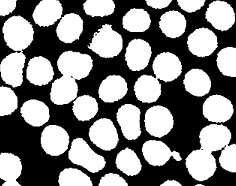
#> input picture erosion and dilotation/imgs/1.png, 236 x 186 px, found by its file name; its folder holds only this picture in this run
$ python main.py
#> lines starting #> are read from the running program, lines starting #| are printed output that depends on the picture; after the words box and inside, x2 and y2 are one past the last pixel; in counts of white or black regions, pixels touching at a corner belong together
#> the answer given: imgs/1.png
import cv2
import numpy as np
import os


def erode(image, kernel_size=10):
    pad_size = kernel_size // 2
    image_padded = np.pad(image, pad_width=pad_size, mode="constant", constant_values=0)
    eroded_image = np.zeros_like(image)

    for i in range(image.shape[0]):
        for j in range(image.shape[1]):
            region = image_padded[i: i + kernel_size, j: j + kernel_size]
            eroded_image[i, j] = 255 if np.all(region == 255) else 0

    return eroded_image


def dilate(image, kernel_size=10):
    pad_size = kernel_size // 2
    image_padded = np.pad(image, pad_width=pad_size, mode="constant", constant_values=0)
    dilated_image = np.zeros_like(image)

    for i in range(image.shape[0]):
        for j in range(image.shape[1]):
            region = image_padded[i: i + kernel_size, j: j + kernel_size]
            dilated_image[i, j] = 255 if np.any(region == 255) else 0

    return dilated_image


def process_image(image_path):
#> called with image_path = 'imgs/imgs/1.png'
    img = cv2.imread(image_path, cv2.IMREAD_GRAYSCALE)
#> img is the input picture: shape (186, 236); min 0, max 255, mean 133.6
    img_name = os.path.basename(image_path).split(".")[0]

    if img is None:
        raise ValueError("Нет изображения в папке с таким названием")

    _, binary = cv2.threshold(img, 128, 255, cv2.THRESH_BINARY)
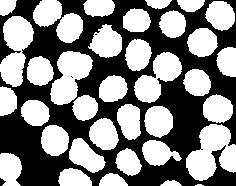
#> binary: shape (186, 236); 51.9% white; 4 black regions (2 under 20 px), largest, box (x1, y1, x2, y2) and area: (0, 0, 236, 186) 21071, (0, 178, 6, 186) 28

    operation_count = 1
    while True:
        print("Выберите операцию:")
        print("1. Эрозия")
        print("2. Дилатация")
        print("3. Выход")

        choice = input("Введите номер операции: ")

        if choice == "1" or choice == "2":
            kernel_size = int(input("Введите размер ядра: "))
            if choice == "1":
                binary = erode(binary, kernel_size)
                operation_type = "erosion"
            elif choice == "2":
                binary = dilate(binary, kernel_size)
                operation_type = "dilation"

            output_dir = f"imgs/{operation_type}s"
            os.makedirs(output_dir, exist_ok=True)
            output_path = f"{output_dir}/{img_name}_{operation_count}_{kernel_size}.png"
            cv2.imwrite(output_path, binary)
            print(f"Изображение сохранено: {output_path}")
            operation_count += 1

        elif choice == "3":
            break
        else:
            print("Неправильный выбор. Попробуйте снова.")
#> this loop made 3 passes; the answer given on pass 1: 1
#> pass 1, in erode, `image_padded = np.pad(image, pad_width=pad_size, mode="constant", cons..`:
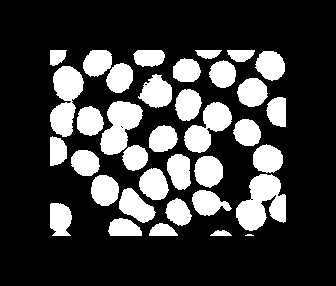
#> image_padded: shape (286, 336); 23.7% white; 36 white regions (1 under 20 px), largest, box (x1, y1, x2, y2) and area: (236, 174, 286, 231) 1799, (50, 66, 84, 137) 1505, (100, 101, 143, 155) 1403
#> after the loop, operation_count = 3


if __name__ == "__main__":
    image_path = input("Введите название изображения (например, chocopie.png): ")
#> (the run stopped early here; a loop or call above may not have finished)
